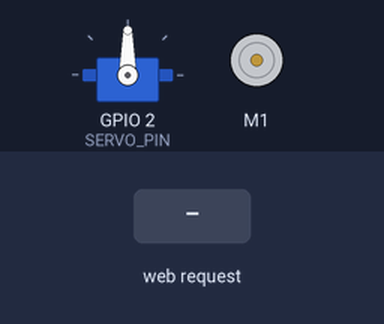
Bench run of a sketch on a simulated ESP8266 (NodeMCU). Shown: servo, DC motor (green arrow = forward, orange = backward, longer = faster). Inputs (shaded band) come from the test bench.

Above: at 1.2 s.
1.3 s: HTTP request GET /rev/full received
At 2.1 s:
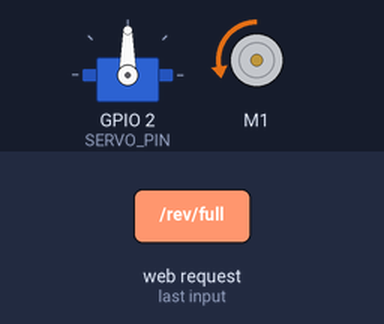
At 3.69 s:
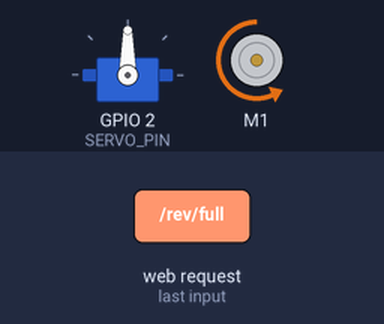
4.3 s: HTTP request GET /rev/half received
7.3 s: HTTP request GET /fwd/half received
At 7.46 s:
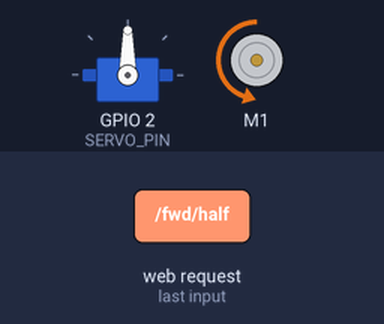
10.3 s: HTTP request GET /fwd/full received
13.3 s: HTTP request GET /zero received
16.3 s: HTTP request GET /serv/min received
At 17.0 s:
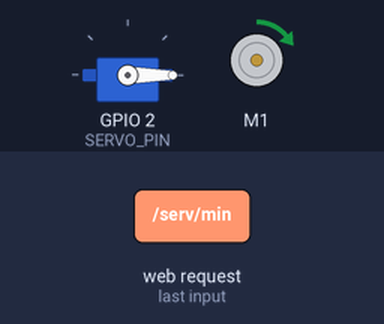
Timing chart, 0 to 18.8 s (numbered marks = the images above; inputs shaded):
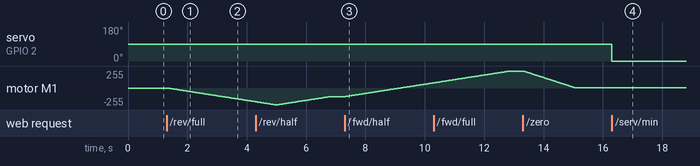

Measured:
- after the input at 1.3 s, motor M1: moves from stopped to backward 206/255 over 3.0 s, starting at once
- after the input at 7.3 s, motor M1: moves from backward 130/255 to forward 78/255 over 3.0 s, starting at once
- after the input at 16.3 s, servo on GPIO 2 (SERVO_PIN): 90° → 0° at once

The sketch:

rover.ino
```cpp
/*
 * Basic wireless control for the scooter-rover.
 * Connect to 192.168.4.1 for control menu.
 */

#include <ESP8266WiFi.h>
#include <SabertoothSimplified.h>
#include <Servo.h>

const char* ssid = "Rover Control"; // username/password
const char* password = "swordfish"; // for wi-fi server

const int SERVO_PIN = 2; // GPIO_2, D4

WiFiServer server(80); // Port 80

SabertoothSimplified rover;
Servo tiller;

int currentSpeed = 0;

void setup() {
  // connect the servo
  tiller.attach(SERVO_PIN);

  // Activate Sabertooth's serial interface
  SabertoothTXPinSerial.begin(9600);

  // turn on the wi-fi server
  WiFi.mode(WIFI_AP);
  WiFi.softAP(ssid, password);
  server.begin();

}

void loop() {
  // if someone connects
  WiFiClient client = server.available();
  if(!client)
    return;

  // wait until client is available
  while(!client.available())
    delay(1);

  // read the first line of the request
  String request = client.readStringUntil('\r');
  String motorSetting = "0";
  String servoSetting = "0";
  client.flush();

  // check request, switch rover motors based on request
  if(request.indexOf("/rev/full") != -1) {
    currentSpeed = accelTo(currentSpeed, -127, 25);
    motorSetting = "-127";
  }
  else if(request.indexOf("/rev/half") != -1) {
    currentSpeed = accelTo(currentSpeed, -64, 25);
    motorSetting = "-64";
  }
  else if(request.indexOf("/zero") != -1) {
    currentSpeed = accelTo(currentSpeed, 0, 10);
    motorSetting = "0";
  }
  else if(request.indexOf("/fwd/half") != -1) {
    currentSpeed = accelTo(currentSpeed, 64, 25);
    motorSetting = "64";
  }
  else if(request.indexOf("/fwd/full") != -1) {
    currentSpeed = accelTo(currentSpeed, 127, 25);
    motorSetting = "127";
  }
  else if(request.indexOf("/pwr/") != -1) {
    request += '\r'; // so we can find the end of the request
    int pos = request.indexOf('=');
    pos++;
    for(;request[pos] != '\r';pos++) { // HTML form sends a request of the form /pwr/someinthere
      motorSetting += request[pos];    // this searches for that int
    }
    currentSpeed = accelTo(currentSpeed, motorSetting.toInt(), 25);
  }
  else if(request.indexOf("/serv/min") != -1) {
    servoSetting = "0";
    tiller.write(0);
  }
  else if(request.indexOf("/serv/zero") != -1) {
    servoSetting = "90";
    tiller.write(90);
  }
  else if(request.indexOf("/serv/max") != -1) {
    servoSetting = "180";
    tiller.write(180);
  }


  // prepare response to client
  String s = "HTTP/1.1 200 OK\r\nContent-Type: text/html\r\n\r\n<!DOCTYPE HTML>\r\n<html>";
  s += "Motor power at:";
  s += motorSetting;
  s += "<br>Servo heading at:";
  s += servoSetting;
  s += "<br><a href=\"/rev/full\"><h2>Reverse, Full Power</h2></a>";
  s += "<br><a href=\"/rev/half\"><h2>Reverse, Half Power</h2></a>";
  s += "<br><a href=\"/zero\"><h2>Disable Motor</h2></a>";
  s += "<br><a href=\"/fwd/half\"><h2>Forward, Half Power</h2></a>";
  s += "<br><a href=\"/fwd/full\"><h2>Forward, Full Power</h2></a>";
  s += "<br><a href=\"/serv/min\"><h2>Servo Minimum Angle</h2></a>";
  s += "<br><a href=\"/serv/zero\"><h2>Servo Zero</h2></a>";
  s += "<br><a href=\"/serv/max\"><h2>Servo Maximum Angle</h2></a>";
  s += "<br><form action=\"/pwr\">Set Power Level<br><input type=\"text\" name=\"power\"><br><input type=\"submit\" value=\"SET\"></form>";
  s += "</html>\n";

  // send response
  client.print(s);
}

int accelTo(int currentPower, int targetPower, int stepDelay) {
  if(targetPower == currentPower) { // return if no change is to be made
    return currentPower;
  }
  if(targetPower > currentPower) { // if power is to be upped
    for(currentPower; currentPower < targetPower; currentPower++) {
      rover.motor(1, currentPower);
      delay(stepDelay);
    }
    return currentPower;
  }
  else if(targetPower < currentPower) { // if power is to be lowered
    for(currentPower; currentPower > targetPower; currentPower--) {
      rover.motor(1, currentPower);
      delay(stepDelay);
    }
    return currentPower;
  }
}
```
